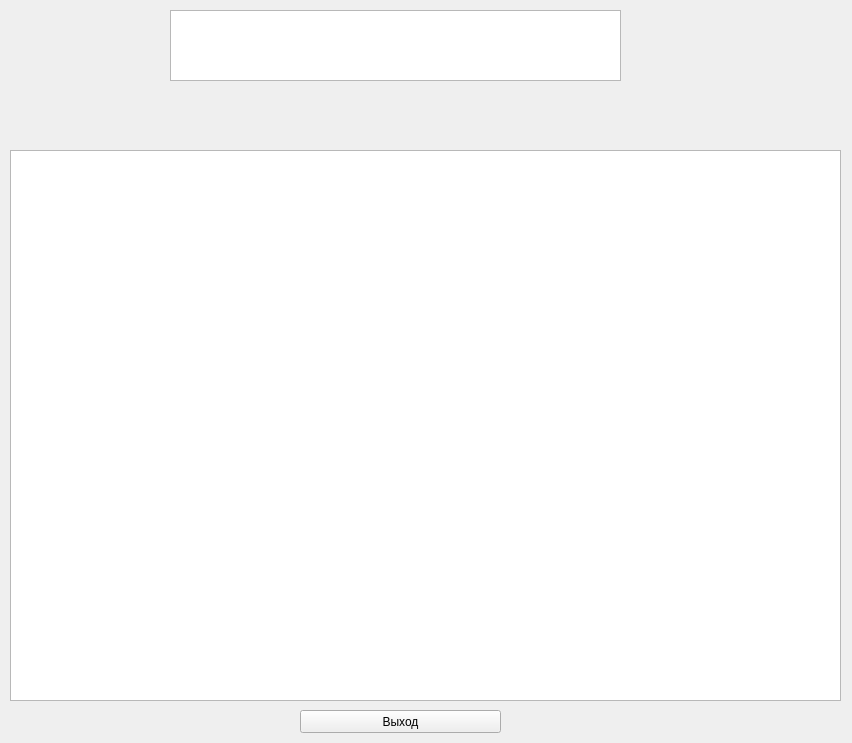
<?xml version="1.0" encoding="UTF-8"?>
<ui version="4.0">
 <class>Form</class>
 <widget class="QWidget" name="Form">
  <property name="geometry">
   <rect>
    <x>0</x>
    <y>0</y>
    <width>852</width>
    <height>743</height>
   </rect>
  </property>
  <property name="windowTitle">
   <string>Справка</string>
  </property>
  <widget class="QPushButton" name="pushButton">
   <property name="geometry">
    <rect>
     <x>300</x>
     <y>710</y>
     <width>201</width>
     <height>23</height>
    </rect>
   </property>
   <property name="text">
    <string>Выход</string>
   </property>
  </widget>
  <widget class="QTextEdit" name="textEdit_help">
   <property name="geometry">
    <rect>
     <x>10</x>
     <y>150</y>
     <width>831</width>
     <height>551</height>
    </rect>
   </property>
  </widget>
  <widget class="QGraphicsView" name="graphicsView">
   <property name="geometry">
    <rect>
     <x>170</x>
     <y>10</y>
     <width>451</width>
     <height>71</height>
    </rect>
   </property>
  </widget>
 </widget>
 <resources/>
 <connections/>
</ui>
